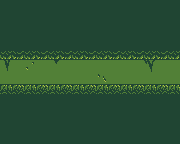

This game map was drawn from its Tiled (.tmx) file and the tilesets committed beside it. A one-line description and the full map source follow:
An orthogonal 15x12 tile map with 12x12 px tiles, 3 tile layers (Background, Foreground, Details).

<map version="1.0" orientation="orthogonal" renderorder="left-down" width="15" height="12" tilewidth="12" tileheight="12" nextobjectid="1">
 <tileset firstgid="1" source="Tilesets/Environment.tsx" />
 <layer name="Background" width="15" height="12">
  <data encoding="csv">
9,9,9,9,9,9,9,9,9,9,9,9,9,9,9,
9,9,9,9,9,9,9,9,9,9,9,9,9,9,9,
9,9,9,9,9,9,9,9,9,9,9,9,9,9,9,
9,9,9,9,9,9,9,9,9,9,9,9,9,9,9,
2,3,2,3,2,3,2,3,2,3,2,3,2,3,2,
18,18,18,18,18,18,18,18,18,18,18,18,18,18,18,
18,18,18,18,18,18,18,18,18,18,18,18,18,18,18,
29,30,29,30,29,30,29,30,29,30,29,30,29,30,29,
9,9,9,9,9,9,9,9,9,9,9,9,9,9,9,
9,9,9,9,9,9,9,9,9,9,9,9,9,9,9,
9,9,9,9,9,9,9,9,9,9,9,9,9,9,9,
9,9,9,9,9,9,9,9,9,9,9,9,9,9,9
</data>
 </layer>
 <layer name="Foreground" width="15" height="12">
  <data encoding="csv">
0,0,0,0,0,0,0,0,0,0,0,0,0,0,0,
0,0,0,0,0,0,0,0,0,0,0,0,0,0,0,
0,0,0,0,0,0,0,0,0,0,0,0,0,0,0,
0,0,0,0,0,0,0,0,0,0,0,0,0,0,0,
0,0,0,0,0,0,0,0,0,0,0,0,0,0,0,
0,0,0,0,0,0,0,0,0,0,0,0,0,0,0,
0,0,0,0,0,0,0,0,0,0,0,0,0,0,0,
0,0,0,0,0,0,0,0,0,0,0,0,0,0,0,
0,0,0,0,0,0,0,0,0,0,0,0,0,0,0,
0,0,0,0,0,0,0,0,0,0,0,0,0,0,0,
0,0,0,0,0,0,0,0,0,0,0,0,0,0,0,
0,0,0,0,0,0,0,0,0,0,0,0,0,0,0
</data>
 </layer>
 <layer name="Details" width="15" height="12">
  <data encoding="csv">
0,0,0,0,0,0,0,0,0,0,0,0,0,0,0,
0,0,0,0,0,0,0,0,0,0,0,0,0,0,0,
0,0,0,0,0,0,0,0,0,0,0,0,0,0,0,
0,0,0,0,0,0,0,0,0,0,0,0,0,0,0,
0,0,0,0,0,0,0,0,0,0,0,0,0,0,0,
3221225495,0,15,0,3221225496,0,0,0,0,0,0,0,25,0,0,
0,0,0,0,0,0,0,0,14,0,0,0,0,0,0,
0,0,0,0,0,0,0,0,0,0,0,0,0,0,0,
0,0,0,0,0,0,0,0,0,0,0,0,0,0,0,
0,0,0,0,0,0,0,0,0,0,0,0,0,0,0,
0,0,0,0,0,0,0,0,0,0,0,0,0,0,0,
0,0,0,0,0,0,0,0,0,0,0,0,0,0,0
</data>
 </layer>
</map>